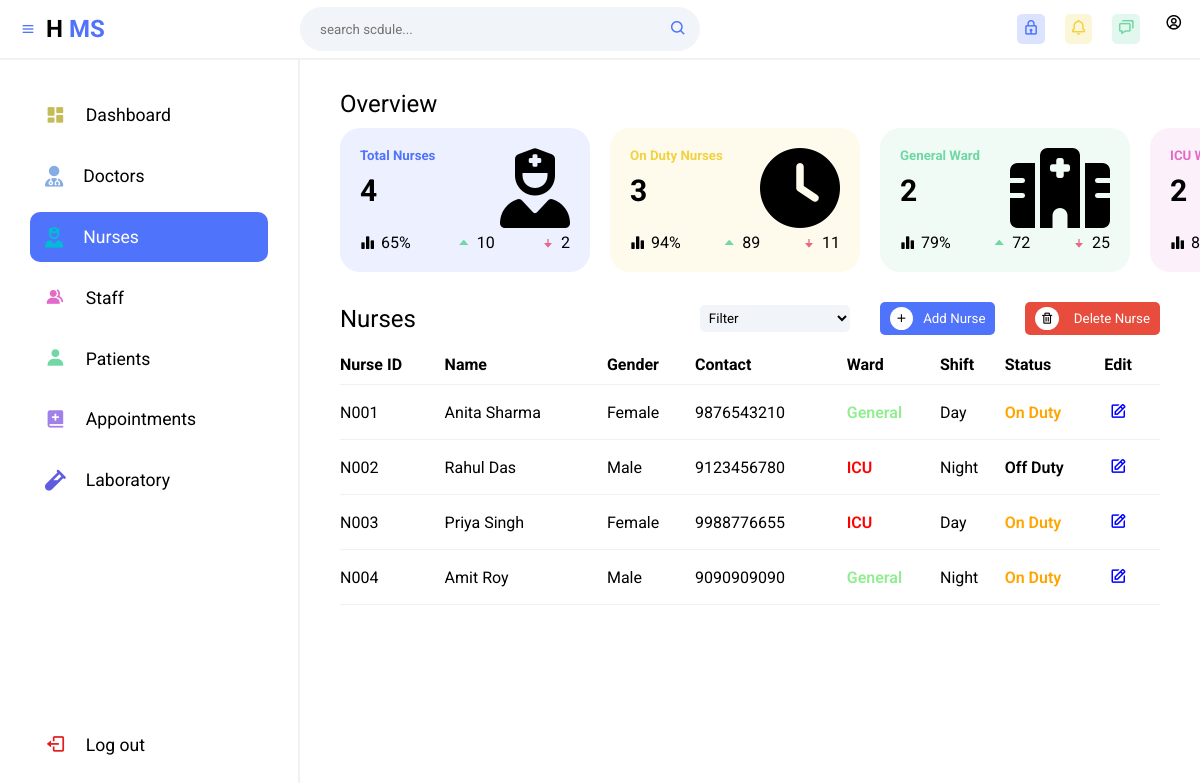
The page /HMS/nurse.php on the database its author committed.
### tables this page shows
CREATE TABLE `nurses` (
  `nurseId` varchar(20) NOT NULL,
  `name` varchar(100) NOT NULL,
  `gender` enum('Male','Female') NOT NULL,
  `contact` varchar(15) NOT NULL,
  `ward` enum('General','ICU') NOT NULL,
  `shift` enum('Day','Night') NOT NULL,
  `status` enum('On Duty','Off Duty') NOT NULL
);

### HMS/nurse.php (the view, shortened to what this page needs)
<?php
$servername = "localhost";
$username = "root";
$password = "";
$database = "hospitaldb";
$conn = mysqli_connect($servername, $username, $password, $database);
$totalNurses = mysqli_num_rows(mysqli_query($conn, "SELECT * FROM nurses"));
$ondutyNurses = mysqli_num_rows(mysqli_query($conn, "SELECT * FROM nurses WHERE status='On Duty'"));
$generalwardNurses = mysqli_num_rows(mysqli_query($conn, "SELECT * FROM nurses WHERE ward='General'"));
$icuwardNurses = mysqli_num_rows(mysqli_query($conn, "SELECT * FROM nurses WHERE ward='ICU'"));
?>
<!DOCTYPE html>
<html lang="en">
<head>
    <link rel="stylesheet" href="CSS/nurse.css">
    <link href='https://unpkg.com/boxicons@2.1.4/css/boxicons.min.css' rel='stylesheet'>
    <link rel="stylesheet" href="https://cdnjs.cloudflare.com/ajax/libs/font-awesome/6.5.2/css/all.min.css" />
</head>
<body>
    <section class="header">
        <div class="logo">
            <i class="bx bx-menu icon-0 menu"></i>
            <h2>H <span>MS</span></h2>
        </div>
        <div class="search--notification--profile">
            <div class="search">
                <input type="text" placeholder="search scdule...">
                <button><i class="bx bx-search"></i></button>
            </div>
            <div class="notification--profile">
                <div class="picon lock">
                    <i class="bx bx-lock"></i>
                </div>
                <div class="picon bell">
                    <i class="bx bx-bell"></i>
                </div>
                <div class="picon chat">
                    <i class="bx bx-chat"></i>
                </div>
                <div class="picon profile">
                    <i class="bx bx-user-circle"></i>
                </div>
            </div>
        </div>
    </section>
    <section class="main">
        <div class="sidebar">
            <ul class="sidebar--items">
                <li>
                    <a href="dashboard.php" >
                        <span class="icon icon-1"><i class="bx bxs-dashboard"></i></span>
                        <span class="sidebar--item">Dashboard</span>
                    </a>
                </li>
                <li>
                    <a href="doctor.php">
                        <span class="icon icon-3"><i class="fa-solid fa-user-doctor"></i></span>
                        <span class="sidebar--item" style="white-space: nowrap;">Doctors</span>
                    </a>
                </li>
                <li>
                    <a href="nurse.php" id="active--link">
                        <span class="icon icon-8"><i class="fa-solid fa-user-nurse"></i></span>
                        <span class="sidebar--item" style="white-space: nowrap;">Nurses</span>
                    </a>
                </li>
                <li>
                    <a href="staff.php">
                        <span class="icon icon-4"><i class="bx bxs-group"></i></span>
                        <span class="sidebar--item">Staff</span>
                    </a>
                </li>
                <li>
                    <a href="patient.php">
                        <span class="icon icon-5"><i class="bx bxs-user"></i></span>
                        <span class="sidebar--item">Patients</span>
                    </a>
                </li>
                <li>
                    <a href="appointment.php">
                        <span class="icon icon-2"><i class="bx bxs-book-add"></i></span>
                        <span class="sidebar--item">Appointments</span>
                    </a>
                </li>
                <li>
                    <a href="laboratory.php">
                        <span class="icon icon-6"><i class="fa-solid fa-vial"></i></span>
                        <span class="sidebar--item">Laboratory</span>
                    </a>
                </li>
            </ul>
            <ul class="sidebar--bottom-items">
                <li>
                    <a href="logout.php">
                        <span class="icon icon-7"><i class="bx bx-log-out"></i></span>
                        <span class="sidebar--item">Log&nbsp;out</span>
                    </a>
                </li>
            </ul>
        </div>
        <div class="main-content">
        <div class="overview">
                <div class="title">
                    <h2 class="section--title">Overview</h2>
                </div>
                <div class="cards">
                    <div class="card card-1">
                        <div class="card--data">
                            <div class="card--content">
                                <h5 class="card--title">Total Nurses</h5>
                                <h1 id="totalNurses"><?php echo $totalNurses; ?></h1>
                            </div>
                            <i class="fa-solid fa-user-nurse card--icon--lg"></i>
                        </div>
                        <div class="card--stats">
                            <span><i class="bx bxs-bar-chart-alt-2 card--icon stst--icon"></i>65%</span>
                            <span><i class="bx bx-caret-up card--icon up--arrow"></i>10</span>
                            <span><i class="bx bxs-down-arrow-alt card--icon down--arrow"></i>2</span>
                        </div>
                    </div>
                    <div class="card card-2">
                        <div class="card--data">
                            <div class="card--content">
                                <h5 class="card--title">On Duty Nurses</h5>
                                <h1 id="ondutyNurses"><?php echo $ondutyNurses; ?></h1>
                            </div>
                            <i class="fas fa-clock card--icon--lg"></i>
                        </div>
                        <div class="card--stats">
                            <span><i class="bx bxs-bar-chart-alt-2 card--icon stst--icon"></i>94%</span>
                            <span><i class="bx bx-caret-up card--icon up--arrow"></i>89</span>
                            <span><i class="bx bxs-down-arrow-alt card--icon down--arrow"></i>11</span>
                        </div>
                    </div>
                    <div class="card card-3">
                        <div class="card--data">
                            <div class="card--content">
                                <h5 class="card--title"> General Ward</h5>
                                <h1 id="generalwardNurses"><?php echo $generalwardNurses; ?></h1>
                            </div>
                            <i class="fa-solid fa-hospital card--icon--lg"></i>
                        </div>
                        <div class="card--stats">
                            <span><i class="bx bxs-bar-chart-alt-2 card--icon stst--icon"></i>79%</span>
                            <span><i class="bx bx-caret-up card--icon up--arrow"></i>72</span>
                            <span><i class="bx bxs-down-arrow-alt card--icon down--arrow"></i>25</span>
                        </div>
                    </div>
                    <div class="card card-4">
                        <div class="card--data">
                            <div class="card--content">
                                <h5 class="card--title">ICU Ward</h5>
                                <h1 id="icuwardNurses"><?php echo $icuwardNurses; ?></h1>
                            </div>
                        </div>
                        <div class="card--stats">
                            <span><i class="bx bxs-bar-chart-alt-2 card--icon stst--icon"></i>8%</span>
                        </div>
                    </div>
                </div>
            </div>
            <div class="nurses">
                <div class="title">
                    <h2 class="section--title">Nurses</h2>
                    <div class="nurses--right--btns">
                        <select name="date" id="date" class="dropdown nurse--filter">
                            <option>Filter</option>
                        </select>
                        <button class="add-nurse" onclick="document.getElementById('nurseFormOverlay').style.display='flex'"><i class="bx bx-plus"></i>Add Nurse</button>
                        <button class="delete-nurse"><i class="bx bx-trash"></i> <span>Delete Nurse</span></button>
                    </div>
                </div>
                <div class="table-nurse-page-scroll">
                <div class="table-nurse-page">
                <table>
                    <thead>
                        <tr>
                            <th>Nurse ID</th>
                            <th>Name</th>
                            <th>Gender</th>
                            <th>Contact</th>
                            <th>Ward</th>
                            <th>Shift</th>
                            <th>Status</th>
                            <th>Edit</th>
                        </tr>
                    </thead>
                    <tbody>
                        <?php
                        $result = mysqli_query($conn, "SELECT * FROM nurses");
                        while($row = mysqli_fetch_assoc($result)) {
                            echo '<tr>
                                <td>'.$row['nurseId'].'</td>
                                <td>'.$row['name'].'</td>
                                <td>'.$row['gender'].'</td>
                                <td>'.$row['contact'].'</td>
                                <td>'.$row['ward'].'</td>
                                <td>'.$row['shift'].'</td>
                                <td>'.$row['status'].'</td>
                                <td>
                                    <button type="button" class="edit-button">
                                        <i class="bx bx-edit edit-icon" style="cursor:pointer; color:blue; font-size:18px;"></i>
                                    </button>
                                </td>
                            </tr>';
                        }
                        ?>
                        </tbody>
                        </table>
                    </div>
                </div>
    </section>
</body>
</html>

### rows shown on the page
nurses: nurseId "N001", name "Anita Sharma", gender "Female", contact "9876543210", ward "General", shift "Day", status "On Duty"
nurses: nurseId "N002", name "Rahul Das", gender "Male", contact "9123456780", ward "ICU", shift "Night", status "Off Duty"
nurses: nurseId "N003", name "Priya Singh", gender "Female", contact "9988776655", ward "ICU", shift "Day", status "On Duty"
nurses: nurseId "N004", name "Amit Roy", gender "Male", contact "9090909090", ward "General", shift "Night", status "On Duty"

### other values the page prints
$totalNurses "4"
$ondutyNurses "3"
$generalwardNurses "2"
$icuwardNurses "2"
